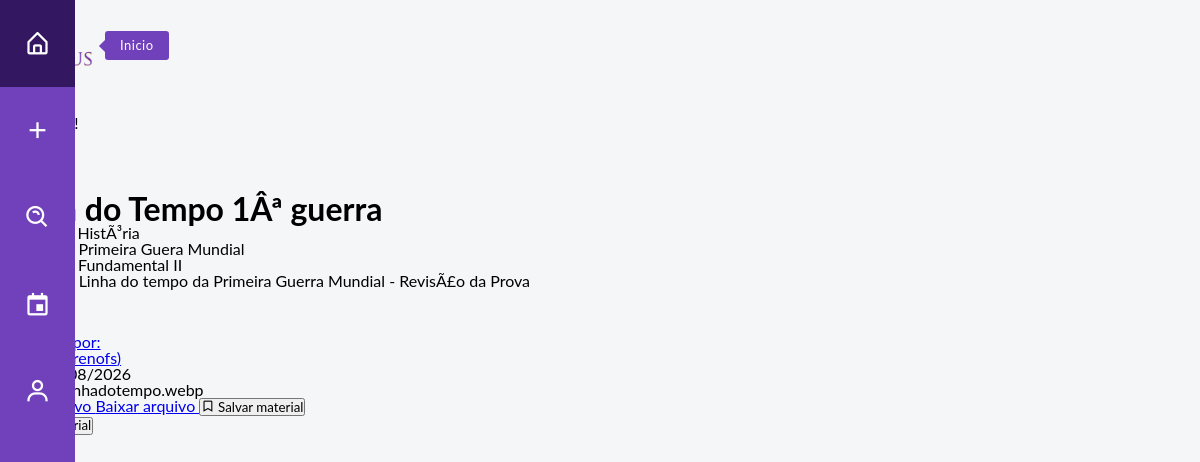
Page /front/material.php?id=2 (signed in) on the committed database.
### tables this page shows
CREATE TABLE MATERIAL(
    ID_MATERIAL INT NOT NULL PRIMARY KEY AUTO_INCREMENT,
    COD_USU INT NOT NULL,
    COD_CONTEUDO INT NOT NULL,
    COD_NIVEL INT NOT NULL,
    TITULO_MATERIA VARCHAR(50) NOT NULL,
    CAMINHO_ARQUIVO VARCHAR(255) NOT NULL,
    NOME_ARQUIVO VARCHAR(255) NOT NULL,
    DATA_CAD DATE NOT NULL,
    STATUS_MATERIA VARCHAR(10) NOT NULL,
    DESCRICAO_MATERIA VARCHAR(300),
    FOREIGN KEY (COD_USU) REFERENCES USUARIO(ID_USU),
    FOREIGN KEY (COD_CONTEUDO) REFERENCES CONTEUDO(ID_CONTEUDO),
    FOREIGN KEY (COD_NIVEL) REFERENCES NIVEL_ENSINO(ID_NIVEL)
);

CREATE TABLE DISCIPLINA(
    ID_DISCI INT NOT NULL PRIMARY KEY AUTO_INCREMENT,
    NOME_DISCI VARCHAR(30) NOT NULL
);

CREATE TABLE CONTEUDO(
    ID_CONTEUDO INT NOT NULL PRIMARY KEY AUTO_INCREMENT,
    COD_DISCI INT NOT NULL,
    NOME_CONTEUDO VARCHAR(30),

    FOREIGN KEY (COD_DISCI) REFERENCES DISCIPLINA(ID_DISCI)
);

CREATE TABLE NIVEL_ENSINO(
    ID_NIVEL INT NOT NULL PRIMARY KEY AUTO_INCREMENT,
    NOME_NIVEL VARCHAR(30) NOT NULL
);

CREATE TABLE USUARIO(
    ID_USU INT NOT NULL PRIMARY KEY AUTO_INCREMENT,
    NOME_USU VARCHAR(50) NOT NULL,
    EMAIL_USU VARCHAR(60) NOT NULL,
    SENHA_USU VARCHAR(255) NOT NULL,
    USERNAME VARCHAR(20) NOT NULL,
    DESCRICAO_USU VARCHAR(200),
    FOTO_USU VARCHAR(255)
);

### front/material.php (the view, shortened to what this page needs)
<?php
include '../php/conexao.php';
$id_material = $_GET['id'] ?? '';
$sql = "SELECT MATERIAL.*, CONTEUDO.NOME_CONTEUDO, DISCIPLINA.NOME_DISCI,
            NIVEL_ENSINO.NOME_NIVEL, USUARIO.NOME_USU, USUARIO.USERNAME, USUARIO.FOTO_USU
        FROM MATERIAL
        INNER JOIN CONTEUDO ON MATERIAL.COD_CONTEUDO = CONTEUDO.ID_CONTEUDO
        INNER JOIN DISCIPLINA ON CONTEUDO.COD_DISCI = DISCIPLINA.ID_DISCI
        INNER JOIN NIVEL_ENSINO ON MATERIAL.COD_NIVEL = NIVEL_ENSINO.ID_NIVEL
        INNER JOIN USUARIO ON MATERIAL.COD_USU = USUARIO.ID_USU
        WHERE MATERIAL.ID_MATERIAL = ?";
$stmt = $conexao->prepare($sql);
$stmt->bind_param("i", $id_material);
$stmt->execute();
$resultado = $stmt->get_result();
$material = $resultado->fetch_assoc();
$ehDono = false;
if(isset($_SESSION['id_usuario'])){
    if($material['COD_USU'] == $_SESSION['id_usuario']){
        $ehDono = true;
    }
}
?>
<!DOCTYPE html>
<html lang="pt-BR">
<head>
    <link rel="stylesheet" href="../css/navbar.css">
    <link href='https://unpkg.com/boxicons@2.1.4/css/boxicons.min.css' rel='stylesheet'>
</head>
<body>
<nav class="sidebar-navigation">
    <ul>
        <li>
            <a href="../index.php">
                <i class="bx bx-home-alt"></i>
                <span class="tooltip">Inicio</span>
            </a>
        </li>
        <li>
            <a href="criar.php">
                <i class="bx bx-plus"></i>
            </a>
        </li>
        <li>
            <a href="pesquisar.php">
                <i class="bx bx-search-alt"></i>
            </a>
        </li>
        <li>
            <a href="planejamento.php">
                <i class="bx bx-calendar-event"></i>
            </a>
        </li>
        <li>
            <a href="perfil.php">
                <i class="bx bx-user"></i>
            </a>
        </li>
    </ul>
</nav>
<div class="topbar">
    <div class="logo">
    </div>
    <div class="user">
        <?php
        if(empty($_SESSION['id_usuario'])){
            $foto = '../img/user.webp';
            echo "<a href='logar.php'><img src='$foto' class='fotoPerfil'></a>";
            echo "<a href='logar.php'>Entrar</a>";
        } else {
            if(empty($_SESSION['foto_usuario'])){
                $foto = '../img/user.webp';
            } else {
                $foto = '../' . $_SESSION['foto_usuario'];
            }
            echo "<p>Olá, " . htmlspecialchars($_SESSION['nome']) . "!</p>";
            echo "<a href='perfil.php'><img src='$foto' class='fotoPerfil'></a>";
        }
        ?>
    </div>
</div>
<main class="area-material">
    <a href="javascript:history.back()" class="voltar">
    </a>
    <div class="material">
        <h1>
            <?php echo htmlspecialchars($material['TITULO_MATERIA']); ?>
        </h1>
        <p>
            <strong>Disciplina:</strong>
            <?php echo htmlspecialchars($material['NOME_DISCI']); ?>
        </p>
        <p>
            <strong>Conteúdo:</strong>
            <?php echo htmlspecialchars($material['NOME_CONTEUDO']); ?>
        </p>
        <p>
            <strong>Nível:</strong>
            <?php echo htmlspecialchars($material['NOME_NIVEL']); ?>
        </p>
        <?php if(!empty($material['DESCRICAO_MATERIA'])){ ?>
            <p>
                <strong>Descrição:</strong>
                <?php echo htmlspecialchars($material['DESCRICAO_MATERIA']); ?>
            </p>
        <?php } ?>
        <div class="autor-material">
            <a href="perfilUsuario.php?id=<?php echo $material['COD_USU']; ?>">
                <div>
                    <p>Publicado por:</p>
                    <p>
                        (@<?php echo htmlspecialchars($material['USERNAME']); ?>)
                    </p>
                </div>
            </a>
        </div>
        <p>
            <strong>Data:</strong>
            <?php echo date("d/m/Y", strtotime($material['DATA_CAD'])); ?>
        </p>
        <p>
            <strong>Arquivo:</strong>
            <?php echo htmlspecialchars($material['NOME_ARQUIVO']); ?>
        </p>
        <a
            href="../<?php echo htmlspecialchars($material['CAMINHO_ARQUIVO']); ?>"
            target="_blank"
        >
        </a>
        <a
            href="../<?php echo htmlspecialchars($material['CAMINHO_ARQUIVO']); ?>"
            download="<?php echo htmlspecialchars($material['NOME_ARQUIVO']); ?>"
        >
            Baixar arquivo
        </a>
        <?php if(isset($_SESSION['id_usuario'])){ ?>
            <button
                type="button"
                id="salvarMaterial"
                data-id="<?php echo $material['ID_MATERIAL']; ?>"
            >
                <i class="bx bx-bookmark"></i>
                Salvar material
            </button>
        <?php } ?>
        <?php if($ehDono){ ?>
            <form
                action="../php/excluirMaterial.php"
                method="POST"
                onsubmit="return confirm('Tem certeza que deseja excluir este material?');"
            >
                <button type="submit">
                </button>
            </form>
        <?php } ?>
    </div>
</main>
</body>
</html>

### css/navbar.css (style rules this page uses)
.logo { display: flex; justify-content: left; align-items: left; padding: 20px 0; }
* { margin: 0; padding: 0; list-style: none; font-family: 'Lato', sans-serif; line-height: 1; }
body { background-color: #F5F6F8; }
.sidebar-navigation { position: fixed; top: 0; bottom: 0; left: 0; display: block; height: 100vh; min-height: 0; width: 75px; background-color: #7141bb; float: none; z-index: 10; }
.sidebar-navigation ul { text-align: center; color: white; }
.sidebar-navigation ul li { cursor: pointer; transition: all ease-out 120ms; }
.sidebar-navigation ul li a { display: block; width: 100%; padding: 30px 0; color: white; text-decoration: none; }
.sidebar-navigation ul li i { display: block; font-size: 27px; transition: all ease 450ms; }
.sidebar-navigation ul li .tooltip { display: inline-block; position: absolute; background-color: #7141bb; padding: 8px 15px; border-radius: 3px; margin-top: -26px; left: 105px; opacity: 0; visibility: hidden; font-size: 13px; letter-spacing: .5px; }
.sidebar-navigation ul li .tooltip:before { content: ''; display: block; position: absolute; left: -4px; top: 10px; transform: rotate(45deg); width: 10px; height: 10px; background-color: inherit; }

### rows in the picture
material: TITULO_MATERIA "Linha do Tempo 1Âª guerra", disciplina.NOME_DISCI "HistÃ³ria", COD_CONTEUDO.NOME_CONTEUDO "Primeira Guera Mundial", COD_NIVEL.NOME_NIVEL "Ens. Fundamental II", DESCRICAO_MATERIA "Linha do tempo da Primeira Guerra Mundial - RevisÃ£o da Prova", COD_USU.USERNAME "brenofs", DATA_CAD "30/08/2026", NOME_ARQUIVO "linhadotempo.webp"
